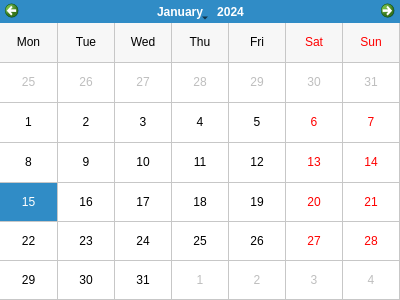
<?xml version="1.0" encoding="UTF-8"?>
<ui version="4.0">
 <class>dlgCalendar</class>
 <widget class="QDialog" name="dlgCalendar">
  <property name="geometry">
   <rect>
    <x>0</x>
    <y>0</y>
    <width>400</width>
    <height>300</height>
   </rect>
  </property>
  <property name="windowTitle">
   <string>calendar</string>
  </property>
  <widget class="QCalendarWidget" name="Calendar">
   <property name="geometry">
    <rect>
     <x>0</x>
     <y>0</y>
     <width>400</width>
     <height>300</height>
    </rect>
   </property>
   <property name="minimumSize">
    <size>
     <width>400</width>
     <height>300</height>
    </size>
   </property>
   <property name="gridVisible">
    <bool>true</bool>
   </property>
   <property name="verticalHeaderFormat">
    <enum>QCalendarWidget::NoVerticalHeader</enum>
   </property>
  </widget>
 </widget>
 <resources/>
 <connections/>
</ui>
